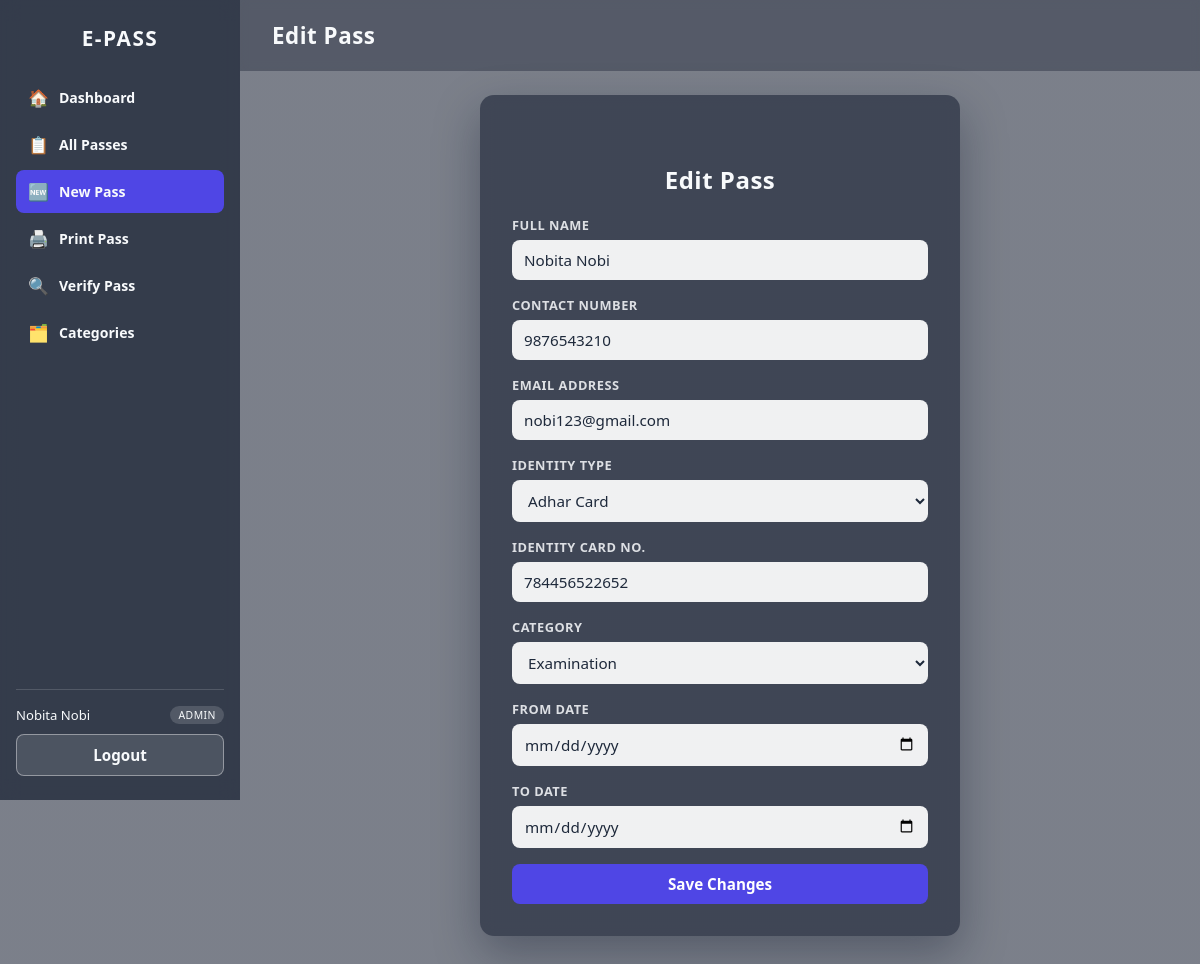
The page /Dashboard/NewPass.php?id=24 (signed in) on the database as committed earlier.
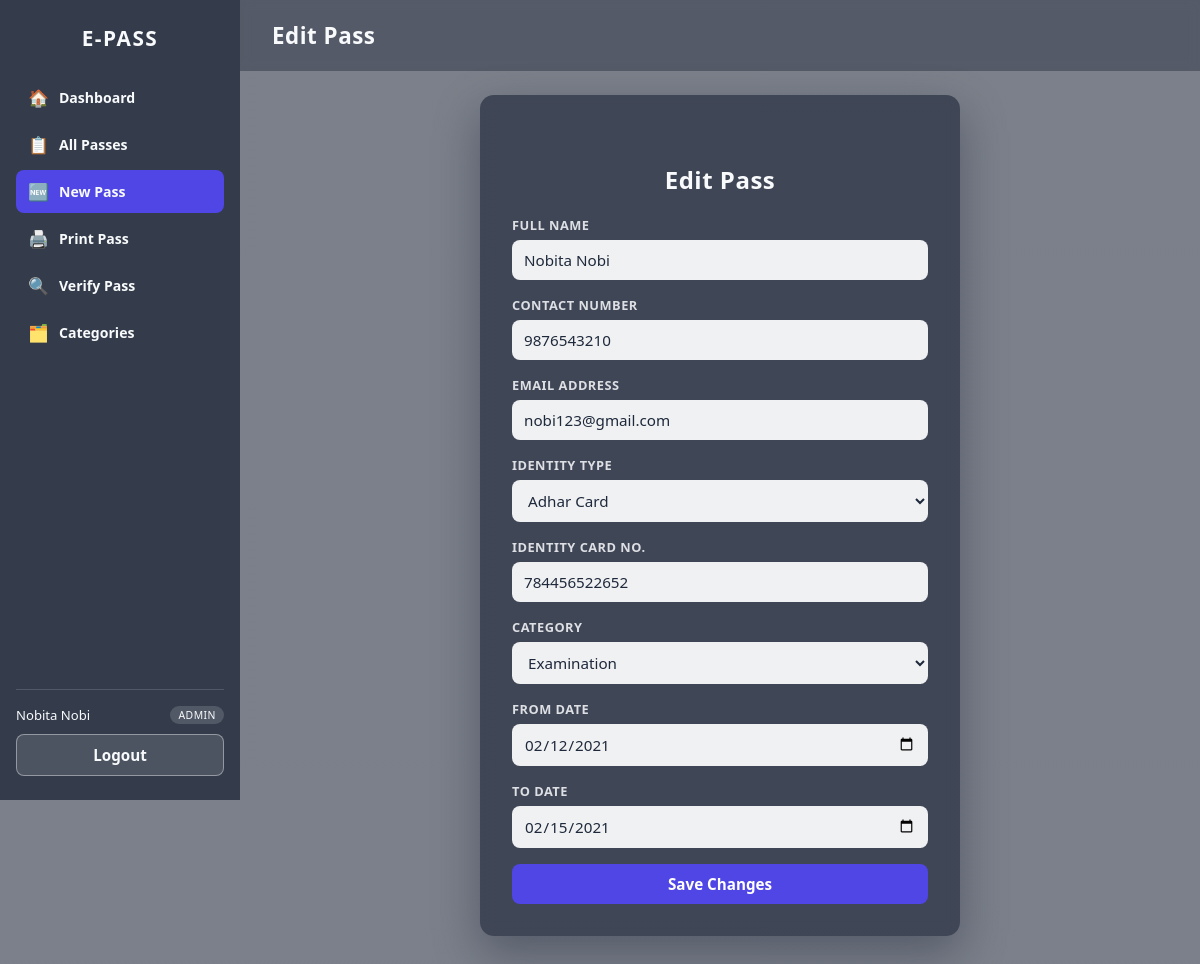
The same page on the database as committed later.
### tables this page shows
CREATE TABLE `tblpass` (
  `ID` int(11) NOT NULL AUTO_INCREMENT,
  `PassNumber` int(10) NOT NULL,
  `Name` varchar(50) NOT NULL,
  `Mobile` varchar(15) NOT NULL,
  `email` varchar(80) NOT NULL,
  `IdentityType` varchar(50) NOT NULL,
  `IdentityCardNo` varchar(50) NOT NULL,
  `Category` varchar(50) NOT NULL,
  `FromDate` date NOT NULL,
  `ToDate` date NOT NULL,
  `Status` enum('active','revoked') NOT NULL DEFAULT 'active',
  `CreatedBy` int(11) DEFAULT NULL,
  `CreatedAt` timestamp NOT NULL DEFAULT CURRENT_TIMESTAMP,
  PRIMARY KEY (`ID`),
  UNIQUE KEY `uniq_pass_number` (`PassNumber`),
  KEY `idx_pass_mobile` (`Mobile`),
  KEY `idx_pass_status` (`Status`),
  CONSTRAINT `fk_pass_created_by` FOREIGN KEY (`CreatedBy`) REFERENCES `login` (`ID`) ON DELETE SET NULL
);

CREATE TABLE `tblcategory` (
  `ID` int(11) NOT NULL AUTO_INCREMENT,
  `CategoryName` varchar(50) NOT NULL,
  `CreationDate` timestamp NOT NULL DEFAULT CURRENT_TIMESTAMP,
  PRIMARY KEY (`ID`),
  UNIQUE KEY `uniq_category_name` (`CategoryName`)
);

### includes/helpers.php (called while the page is built, shortened)
<?php
function e(?string $value): string
{
    return htmlspecialchars($value ?? '', ENT_QUOTES, 'UTF-8');
}

### Dashboard/NewPass.php (the view, shortened to what this page needs)
<?php
require_once __DIR__ . '/../includes/bootstrap.php';
$editId = isset($_GET['id']) ? (int) $_GET['id'] : 0;
$pass = null;
if ($editId) {
    $stmt = $pdo->prepare('SELECT * FROM tblpass WHERE ID = ?');
    $stmt->execute([$editId]);
    $pass = $stmt->fetch();
}
$form = $pass ?: [
    'Name' => '', 'Mobile' => '', 'email' => '', 'IdentityType' => '', 'IdentityCardNo' => '',
    'Category' => '', 'FromDate' => '', 'ToDate' => '',
];
$categories = $pdo->query('SELECT CategoryName FROM tblcategory ORDER BY CategoryName')->fetchAll();
require __DIR__ . '/../includes/layout_start.php';
?>
<div class="page-center" style="min-height:auto; padding:0 0 24px;">
	<div class="card card-wide">
		<h2><?= $editId ? 'Edit Pass' : 'Pass Details' ?></h2>
		<form method="post" action="NewPass.php<?= $editId ? '?id=' . $editId : '' ?>">
			<div class="field">
				<label for="name">Full Name</label>
				<input type="text" id="name" name="name" value="<?= e($form['Name']) ?>" placeholder="Name" required>
			</div>
			<div class="field">
				<label for="mobile">Contact Number</label>
				<input type="tel" id="mobile" name="mobile" value="<?= e($form['Mobile']) ?>" placeholder="Mobile" required>
			</div>
			<div class="field">
				<label for="mail">Email Address</label>
				<input type="email" id="mail" name="mail" value="<?= e($form['email']) ?>" placeholder="abc@gmail.com" required>
			</div>
			<div class="field">
				<label for="identity">Identity Type</label>
				<select id="identity" name="identity" required>
					<?php foreach (['Voter Card','PAN Card','Adhar Card','Student Card','Driving License','Passport','Any Official Card','Any Other Govt Issued Doc'] as $opt): ?>
					<option value="<?= e($opt) ?>" <?= $form['IdentityType'] === $opt ? 'selected' : '' ?>><?= e($opt) ?></option>
					<?php endforeach; ?>
				</select>
			</div>
			<div class="field">
				<label for="idnum">Identity Card No.</label>
				<input type="text" id="idnum" name="idnum" value="<?= e($form['IdentityCardNo']) ?>" required>
			</div>
			<div class="field">
				<label for="category">Category</label>
				<select id="category" name="category" required>
					<?php foreach ($categories as $row): ?>
					<option value="<?= e($row['CategoryName']) ?>" <?= $form['Category'] === $row['CategoryName'] ? 'selected' : '' ?>><?= e($row['CategoryName']) ?></option>
					<?php endforeach; ?>
				</select>
			</div>
			<div class="field">
				<label for="fromDate">From Date</label>
				<input type="date" id="fromDate" name="fromDate" value="<?= e($form['FromDate']) ?>" required>
			</div>
			<div class="field">
				<label for="toDate">To Date</label>
				<input type="date" id="toDate" name="toDate" value="<?= e($form['ToDate']) ?>" required>
			</div>
			<button type="submit" class="btn btn-primary btn-block"><?= $editId ? 'Save Changes' : 'Add Pass' ?></button>
		</form>
	</div>
</div>
<?php require __DIR__ . '/../includes/layout_end.php'; ?>

Rows that differ between the two databases and show on the page:
changed tblpass "Nobita Nobi": fromDate (not shown) → "02/12/2021"; toDate (not shown) → "02/15/2021"
